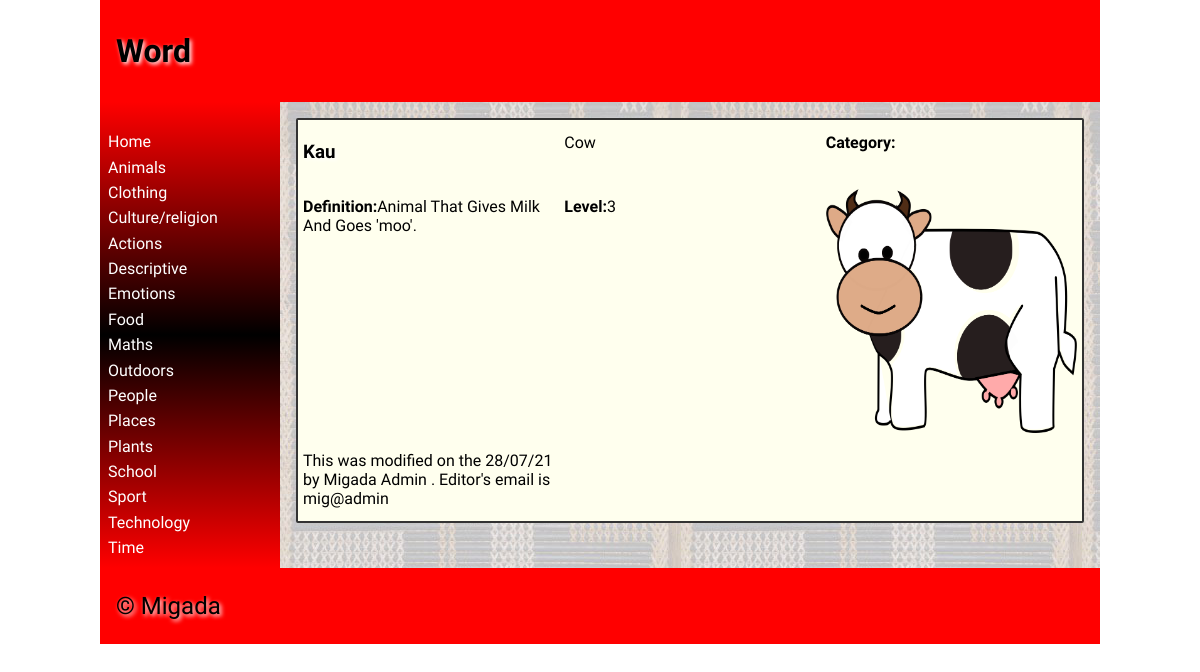
The page /wordpage?word=47&category= on the database its author committed.
### tables this page shows
CREATE TABLE "category"
(
	categoryid INTEGER
		constraint category_pk
			primary key autoincrement,
	category varchar(30)
);

CREATE TABLE "dictionary_values"
(
	id INTEGER
		constraint dictionary_values_pk
			primary key autoincrement,
	maori varchar(60),
	english varchar(100),
	category INTEGER,
	definition varchar(500),
	level INTEGER,
	picture varchar(15),
	userid INTEGER,
	date_modified char(8)
);

CREATE TABLE users
(
	id INTEGER
		constraint users_pk
			primary key autoincrement,
	fname varchar(30),
	lname varchar(30),
	email varchar(80),
	password varchar(120)
);

### app.py (the view)
@app.route('/wordpage') # Word Page
def render_wordpage():
    id = request.args.get("word") #Gets the information from the URL arguments.
    categoryname = request.args.get("category")
    con = create_connection("maori_dictionary.db") # Gets all the information for the one word.
    query = "SELECT id, maori, english, category, definition, level, picture, userid, date_modified FROM dictionary_values WHERE id=?"
    cur = con.cursor()
    cur.execute(query, (id,))
    print(cur.fetchall)
    one = cur.fetchall()[0]
    userid = one[7]
    print(userid)
    print(one)
    con.close()
    con = create_connection("maori_dictionary.db") # This gets all the creator/modifiers information.
    query = "SELECT fname, lname, email FROM users WHERE id=?"
    cur = con.cursor()
    cur.execute(query, (userid,))
    details = cur.fetchall()
    print(details[0])
    fname = details[0][0]
    lname = details[0][1]
    email = details[0][2]
    con.close()
    return return_page('wordpage.html', oneword=one, category=categoryname, logged_in=is_logged_in(), fname=fname, lname=lname, email=email) # renders the wordpage and sends all the information to the HTML page.

### app.py (called while the page is built)
def create_connection(db_file): # This function is used to make a connection with the database.
    try:                        #It is used when ever I do a query.
        connection = sqlite3.connect(db_file)
        return connection
    except Error as e:
        print(e)

def return_page(page, **extras): # This function does the rendering of the webpages. It allows me to pass through all of the cateogory information to all the pages.
    con = create_connection("maori_dictionary.db") # Makes connection and executes query to get category information.
    query = "SELECT categoryid, category  FROM category"
    cur = con.cursor()
    cur.execute(query)
    categorylist = dict(cur.fetchall())
    print(categorylist)
    con.close
    return render_template(page, categories=categorylist, **extras) # Renders all the webpages and sends category information.

def is_logged_in(): # Checks if and user is logged in.
    if session.get("email") is None:
        print("not logged in")
        return False
    else:
        print("logged in")
        return True

### templates/wordpage.html (shortened to what this page needs)
{% extends 'base.html' %}
{% block heading %}Word{% endblock %}
{% block main %}
    <div class="word-box" >
        <h3>{{ oneword[1]|title }}</h3>
        <p>{{ oneword[2]|title }}</p>
        <p><strong>Category:</strong>{{ category|title }}</p>
        <p><strong>Definition:</strong>{{ oneword[4]|title }}</p>
        <p><strong>Level:</strong>{{ oneword[5] }}</p>
        <img src="static/images/{{ oneword[6] }}.png">
        <p>This was modified on the {{ oneword[8] }} by {{ fname }} {{ lname }} . Editor's email is {{ email }}</p>
    </div>
{% endblock %}

### templates/base.html (shortened to what this page needs)
<!doctype html>
<html lang="en">
<head>
	<link href="{{ url_for('static', filename='css/style.css') }}" rel="stylesheet">
</head>
<body>
	<div id="container">
		<header>
			<h1>{% block heading %}{% endblock %}</h1>
		</header>
		<nav>
			<ul>
                <li><a href="\">Home</a></li>
                {% for id, category in categories.items() %}
                    <li><a href="/categorypage?category={{ id }}">{{ category|title }}</a></li>
                {% endfor %}
			</ul>
		</nav>
		<main>
            {% block main%}{% endblock %}
        </main>
		<footer>
			<p>
				&copy; Migada
			</p>
		</footer>
	</div>
</body>
</html>

### static/css/style.css (style rules this page uses)
* { font-family: Comfortaa, sans-serif; margin: 0; padding: 0; box-sizing: border-box; }
#container { display: grid; grid-template-columns: 75px auto; grid-template-areas: 'nav header' 'main main' 'footer footer'; }
header { grid-area: header; background-color: #f00; padding: 1rem; }
nav { grid-area: nav; }
main { grid-area: main; padding: 1rem; background-color: #edd; }
h1, h2, h3, h4 { padding: 1rem 0; font-family: 'Suez One', serif; color: #000; text-shadow: 2px 2px 4px #fff; }
p { padding: 0.5rem 0; }
a { color: #222; }
img { width: 100%; }
footer { grid-area: footer; padding: 1rem; background-color: #f00; }
footer p { color: #000; text-shadow: 2px 2px 4px #fff; font-size: 1.5rem; }
@media only screen and (min-width: 768px) { #container { grid-template-columns: 180px auto; grid-template-areas: 'header header' 'nav main' 'footer footer'; } }
@media only screen and (min-width: 768px) { nav { background: linear-gradient(180deg, rgba(255,0,0,1) 0%, rgba(0, 0, 0, 1) 50%, rgba(255,0,0,1) 100%); padding: 0.5rem; } }
@media only screen and (min-width: 768px) { nav ul { list-style: none; } }
@media only screen and (min-width: 768px) { nav li { padding: 0.2rem 0; } }
@media only screen and (min-width: 768px) { nav a { color: #fff; text-decoration: none; } }
@media only screen and (min-width: 768px) { main { background-image: url('/poutama.png'); } }
@media only screen and (min-width: 1000px) { #container { width: 1000px; margin: auto; } }
@media only screen and (min-width: 1000px) { .word-box { background-color: #ffe; padding:5px; border: 2px solid #333; border-radius: 2px; display: grid; grid-template-columns: 1fr 1fr 1fr; grid-column-gap: 10px; grid-row-gap: 10px; } }

### rows shown on the page
category: category "Animals"
category: category "Clothing"
category: category "Culture/religion"
category: category "Actions"
category: category "Descriptive"
category: category "Emotions"
category: category "Food"
category: category "Maths"
category: category "Outdoors"
category: category "People"
category: category "Places"
category: category "Plants"
category: category "School"
category: category "Sport"
category: category "Technology"
category: category "Time"
dictionary_values: maori "Kau", english "Cow", definition "Animal That Gives Milk And Goes 'moo'.", level "3", date_modified "28/07/21"
users: fname "Migada", lname "Admin", email "mig@admin"
